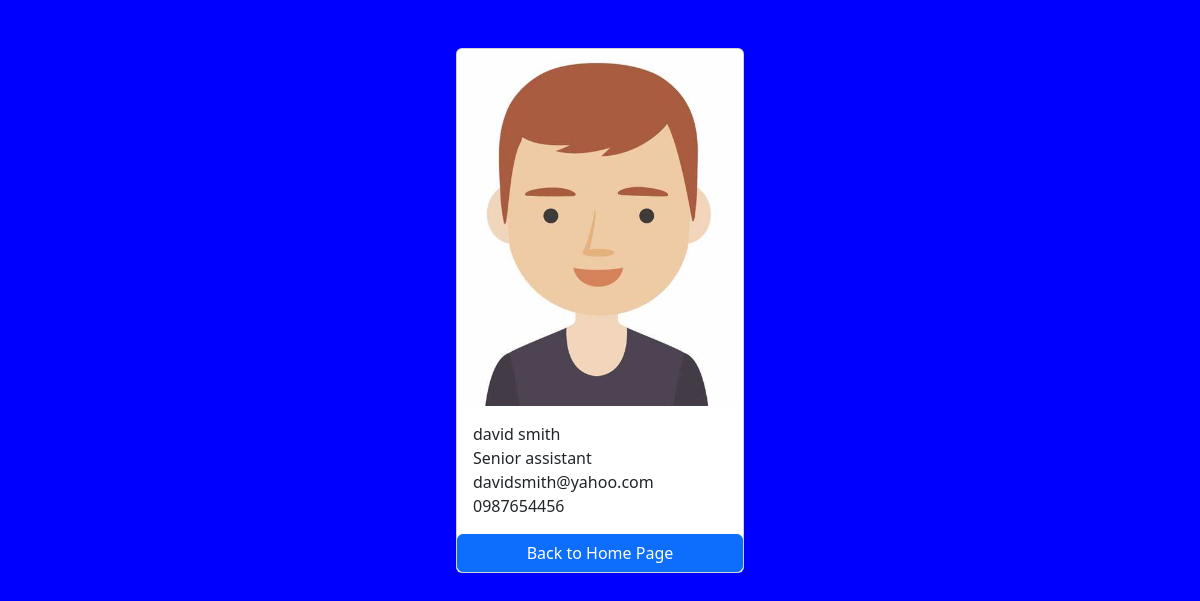
The page /employees/1/ on the database as committed earlier.
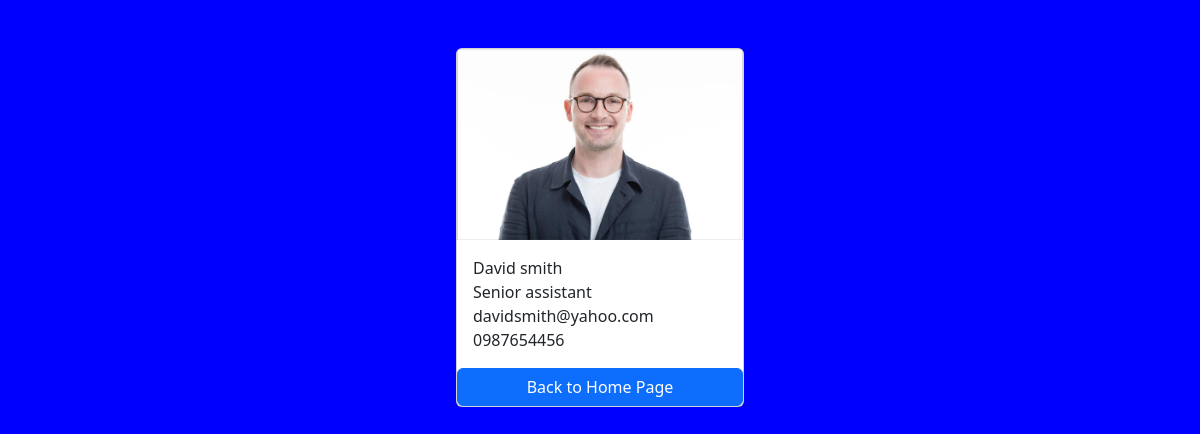
The same page on the database as committed later.
### employees/models.py (models this page shows, shortened)
class Employee(models.Model):
    first_name = models.CharField(max_length=100)
    last_name = models.CharField(max_length=100)
    photo = models.ImageField(upload_to='images')
    designation = models.CharField(max_length=100)
    email_address = models.EmailField(max_length=100, unique=True)
    phone_number = models.CharField(max_length=12, blank=True)
    created_at = models.DateTimeField(auto_now_add=True)
    updated_at = models.DateTimeField(auto_now=True)

### employees/views.py (the view)
# urls.py: path('<int:pk>/', views.employee_detail, name='employee_detail'),
def employee_detail(request, pk):
    employee = get_object_or_404(Employee, pk=pk)
    context = {
        'employee': employee,
    }
    return render(request, 'employee_detail.html', context)

### templates/employee_detail.html (shortened to what this page needs)
{% load static %}
<!DOCTYPE html>
<html lang="en">
<head>
    <link href="https://cdn.jsdelivr.net/npm/bootstrap@5.3.3/dist/css/bootstrap.min.css" rel="stylesheet">
  <link rel="stylesheet" href="{% static 'css/style.css' %}">
  </head>
<body>
    <div class="container pt-5">
    <div class="card mx-auto" style="width: 18rem;">
    <img class="card-img-top" src="{{ employee.photo.url }}" alt="Employee Photo">
    <div class="card-body">
        <p class="card-text m-0">{{ employee.first_name }} {{ employee.last_name }}</p>
        <p class="card-text m-0">{{ employee.designation }}</p>
        <p class="card-text m-0">{{ employee.email_address }}</p>
        <p class="card-text m-0">{{ employee.phone_number }}</p>
    </div>
    <a href="{% url 'home' %}" class="btn btn-primary">Back to Home Page</a>
    </div>
    </div>
</body>
</html>

### mysite/static/css/style.css (style rules this page uses)
body { background-color: blue; }

Rows that differ between the two databases and show on the page:
changed Employee "smith": photo: a different picture; first_name "david" → "David"
